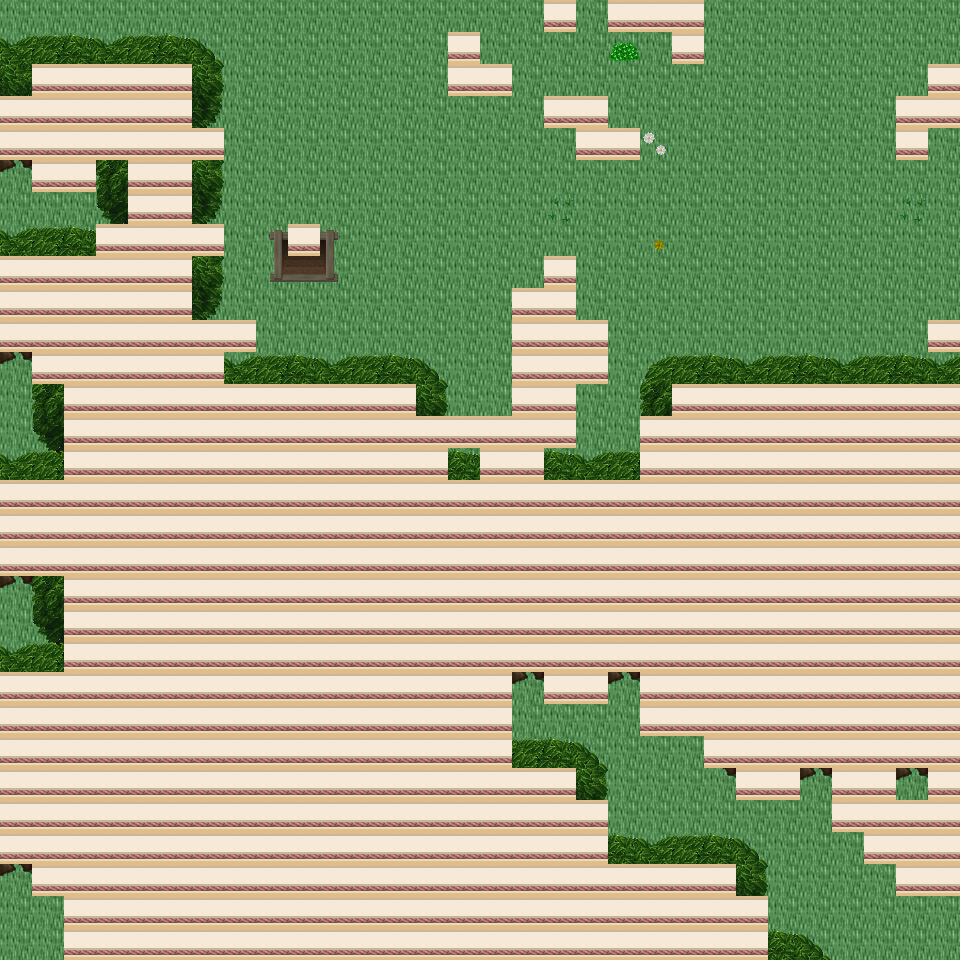

A 2D game scene composited from a Tiled map and its tileset images. What follows is a short description and the map's XML, with each tile layer's data collapsed to a summary:
An orthogonal 30x30 tile map with 32x32 px tiles, 6 tile layers (Ground, Object, Object2, Above, ...), 32 tilesets and 9 objects (9x mapExit).

<map version="1.0" orientation="orthogonal" renderorder="right-down" width="30" height="30" tilewidth="32" tileheight="32" nextobjectid="10">
  <tileset firstgid="1" name="tileset_building_wall_int_wall_pale" tilewidth="32" tileheight="32" tilecount="16" columns="2">
    <image source="../drawable/tileset_building_wall_int_wall_pale.png" width="64" height="256" />
  </tileset>
  <tileset firstgid="17" name="tileset_ground_ground" tilewidth="32" tileheight="32" tilecount="33" columns="3">
    <image source="../drawable/tileset_ground_ground.png" width="96" height="352" />
  </tileset>
  <tileset firstgid="50" name="tileset_plant_bush_bushes" tilewidth="32" tileheight="32" tilecount="10" columns="5">
    <image source="../drawable/tileset_plant_bush_bushes.png" width="160" height="64" />
  </tileset>
  <tileset firstgid="60" name="tileset_plant_flower_daisy_blue" tilewidth="32" tileheight="32" tilecount="8" columns="2">
    <image source="../drawable/tileset_plant_flower_daisy_blue.png" width="64" height="128" />
  </tileset>
  <tileset firstgid="68" name="tileset_plant_flower_daisy_red" tilewidth="32" tileheight="32" tilecount="8" columns="2">
    <image source="../drawable/tileset_plant_flower_daisy_red.png" width="64" height="128" />
  </tileset>
  <tileset firstgid="76" name="tileset_plant_flower_daisy_white" tilewidth="32" tileheight="32" tilecount="8" columns="2">
    <image source="../drawable/tileset_plant_flower_daisy_white.png" width="64" height="128" />
  </tileset>
  <tileset firstgid="84" name="tileset_plant_flower_daisy_yellow" tilewidth="32" tileheight="32" tilecount="8" columns="2">
    <image source="../drawable/tileset_plant_flower_daisy_yellow.png" width="64" height="128" />
  </tileset>
  <tileset firstgid="92" name="tileset_plant_tree_tree_green" tilewidth="32" tileheight="32" tilecount="88" columns="8">
    <image source="../drawable/tileset_plant_tree_tree_green.png" width="256" height="352" />
  </tileset>
  <tileset firstgid="180" name="tileset_ground_ladder_steps" tilewidth="32" tileheight="32" tilecount="6" columns="3">
    <image source="../drawable/tileset_ground_ladder_steps.png" width="96" height="64" />
  </tileset>
  <tileset firstgid="186" name="tileset_building_fence_wooden_brown_fence" tilewidth="32" tileheight="32" tilecount="42" columns="7">
    <image source="../drawable/tileset_building_fence_wooden_brown_fence.png" width="224" height="192" />
  </tileset>
  <tileset firstgid="228" name="tileset_ground_earth_edges" tilewidth="32" tileheight="32" tilecount="18" columns="6">
    <image source="../drawable/tileset_ground_earth_edges.png" width="192" height="96" />
  </tileset>
  <tileset firstgid="246" name="tileset_ground_grass_edges" tilewidth="32" tileheight="32" tilecount="36" columns="12">
    <image source="../drawable/tileset_ground_grass_edges.png" width="384" height="96" />
  </tileset>
  <tileset firstgid="282" name="tileset_ground_grass_corners" tilewidth="32" tileheight="32" tilecount="24" columns="6">
    <image source="../drawable/tileset_ground_grass_corners.png" width="192" height="128" />
  </tileset>
  <tileset firstgid="306" name="tileset_logic_collision" tilewidth="32" tileheight="32" tilecount="1" columns="1">
    <image source="../drawable/tileset_logic_collision.png" width="32" height="32" />
  </tileset>
  <tileset firstgid="307" name="tileset_plant_tree_apple_tree" tilewidth="32" tileheight="32" tilecount="9" columns="3">
    <image source="../drawable/tileset_plant_tree_apple_tree.png" width="96" height="96" />
  </tileset>
  <tileset firstgid="316" name="tileset_plant_flower_pointed_yellow" tilewidth="32" tileheight="32" tilecount="2" columns="2">
    <image source="../drawable/tileset_plant_flower_pointed_yellow.png" width="64" height="32" />
  </tileset>
  <tileset firstgid="318" name="tileset_plant_flower_planted_containers" tilewidth="32" tileheight="32" tilecount="16" columns="4">
    <image source="../drawable/tileset_plant_flower_planted_containers.png" width="128" height="128" />
  </tileset>
  <tileset firstgid="334" name="tileset_item_firewood" tilewidth="32" tileheight="32" tilecount="12" columns="3">
    <image source="../drawable/tileset_item_firewood.png" width="96" height="128" />
  </tileset>
  <tileset firstgid="346" name="tileset_plant_flower_hothouse_flowers" tilewidth="32" tileheight="32" tilecount="72" columns="6">
    <image source="../drawable/tileset_plant_flower_hothouse_flowers.png" width="192" height="384" />
  </tileset>
  <tileset firstgid="418" name="tileset_ground_water_pool" tilewidth="32" tileheight="32" tilecount="72" columns="3">
    <image source="../drawable/tileset_ground_water_pool.png" width="96" height="768" />
  </tileset>
  <tileset firstgid="490" name="tileset_ground_rock_rubble" tilewidth="32" tileheight="32" tilecount="9" columns="3">
    <image source="../drawable/tileset_ground_rock_rubble.png" width="96" height="96" />
  </tileset>
  <tileset firstgid="499" name="tileset_logic_portal" tilewidth="32" tileheight="32" tilecount="24" columns="8">
    <image source="../drawable/tileset_logic_portal.png" width="256" height="96" />
  </tileset>
  <tileset firstgid="523" name="tileset_logic_creature_animal" tilewidth="32" tileheight="32" tilecount="32" columns="8">
    <image source="../drawable/tileset_logic_creature_animal.png" width="256" height="128" />
  </tileset>
  <tileset firstgid="555" name="tileset_logic_item_resources" tilewidth="32" tileheight="32" tilecount="6" columns="6">
    <image source="../drawable/tileset_logic_item_resources.png" width="192" height="32" />
  </tileset>
  <tileset firstgid="561" name="tileset_ground_rock_rocks_3" tilewidth="32" tileheight="32" tilecount="16" columns="4">
    <image source="../drawable/tileset_ground_rock_rocks_3.png" width="128" height="128" />
  </tileset>
  <tileset firstgid="577" name="tileset_ground_rock_rocks" tilewidth="32" tileheight="32" tilecount="4" columns="2">
    <image source="../drawable/tileset_ground_rock_rocks.png" width="64" height="64" />
  </tileset>
  <tileset firstgid="581" name="tileset_logic_item_fruits" tilewidth="32" tileheight="32" tilecount="16" columns="8">
    <image source="../drawable/tileset_logic_item_fruits.png" width="256" height="64" />
  </tileset>
  <tileset firstgid="597" name="tileset_item_postbox" tilewidth="32" tileheight="32" tilecount="4" columns="2">
    <image source="../drawable/tileset_item_postbox.png" width="64" height="64" />
  </tileset>
  <tileset firstgid="601" name="tileset_plant_tree_umbrella_thorn" tilewidth="32" tileheight="32" tilecount="18" columns="6">
    <image source="../drawable/tileset_plant_tree_umbrella_thorn.png" width="192" height="96" />
  </tileset>
  <tileset firstgid="619" name="tileset_plant_grasses" tilewidth="32" tileheight="32" tilecount="6" columns="3">
    <image source="../drawable/tileset_plant_grasses.png" width="96" height="64" />
  </tileset>
  <tileset firstgid="625" name="tileset_building_house_pink_blue" tilewidth="32" tileheight="32" tilecount="99" columns="11">
    <image source="../drawable/tileset_building_house_pink_blue.png" width="352" height="288" />
  </tileset>
  <tileset firstgid="724" name="tileset_logic_creature_fowl" tilewidth="32" tileheight="32" tilecount="6" columns="6">
    <image source="../drawable/tileset_logic_creature_fowl.png" width="192" height="32" />
  </tileset>
  <layer name="Ground" width="30" height="30">
    <data>[900 cells, 900 non-empty, 1 distinct tile ids]</data>
  </layer>
  <layer name="Object" width="30" height="30">
    <data>[900 cells, 94 non-empty, 22 distinct tile ids]</data>
  </layer>
  <layer name="Object2" width="30" height="30">
    <data>[900 cells, 46 non-empty, 4 distinct tile ids]</data>
  </layer>
  <layer name="Above" width="30" height="30">
    <data>[900 cells, 517 non-empty, 20 distinct tile ids]</data>
  </layer>
  <layer name="Above2" width="30" height="30">
    <data>[900 cells, 0 non-empty, 0 distinct tile ids]</data>
  </layer>
  <layer name="Walkable" width="30" height="30">
    <data>[900 cells, 541 non-empty, 1 distinct tile ids]</data>
  </layer>
  <objectgroup name="MapEvents">
    <object id="1" name="north" type="mapExit" x="0" y="0" width="544" height="32">
      <properties>
        <property name="map" value="level_0_x136_y111" />
        <property name="x" value="0" />
        <property name="y" value="28" />
      </properties>
    </object>
    <object id="2" name="north2" type="mapExit" x="576" y="0" width="32" height="32">
      <properties>
        <property name="map" value="level_0_x136_y111" />
        <property name="x" value="18" />
        <property name="y" value="28" />
      </properties>
    </object>
    <object id="3" name="north3" type="mapExit" x="704" y="0" width="256" height="32">
      <properties>
        <property name="map" value="level_0_x136_y111" />
        <property name="x" value="22" />
        <property name="y" value="28" />
      </properties>
    </object>
    <object id="4" name="south" type="mapExit" x="0" y="928" width="64" height="32">
      <properties>
        <property name="map" value="level_0_x136_y113" />
        <property name="x" value="0" />
        <property name="y" value="1" />
      </properties>
    </object>
    <object id="5" name="south2" type="mapExit" x="768" y="928" width="192" height="32">
      <properties>
        <property name="map" value="level_0_x136_y113" />
        <property name="x" value="24" />
        <property name="y" value="1" />
      </properties>
    </object>
    <object id="6" name="east" type="mapExit" x="928" y="0" width="32" height="64">
      <properties>
        <property name="map" value="level_0_x137_y112" />
        <property name="x" value="1" />
        <property name="y" value="0" />
      </properties>
    </object>
    <object id="7" name="east2" type="mapExit" x="928" y="128" width="32" height="192">
      <properties>
        <property name="map" value="level_0_x137_y112" />
        <property name="x" value="1" />
        <property name="y" value="4" />
      </properties>
    </object>
    <object id="8" name="east3" type="mapExit" x="928" y="352" width="32" height="32">
      <properties>
        <property name="map" value="level_0_x137_y112" />
        <property name="x" value="1" />
        <property name="y" value="11" />
      </properties>
    </object>
    <object id="9" name="east4" type="mapExit" x="928" y="896" width="32" height="64">
      <properties>
        <property name="map" value="level_0_x137_y112" />
        <property name="x" value="1" />
        <property name="y" value="28" />
      </properties>
    </object>
  </objectgroup>
</map>
